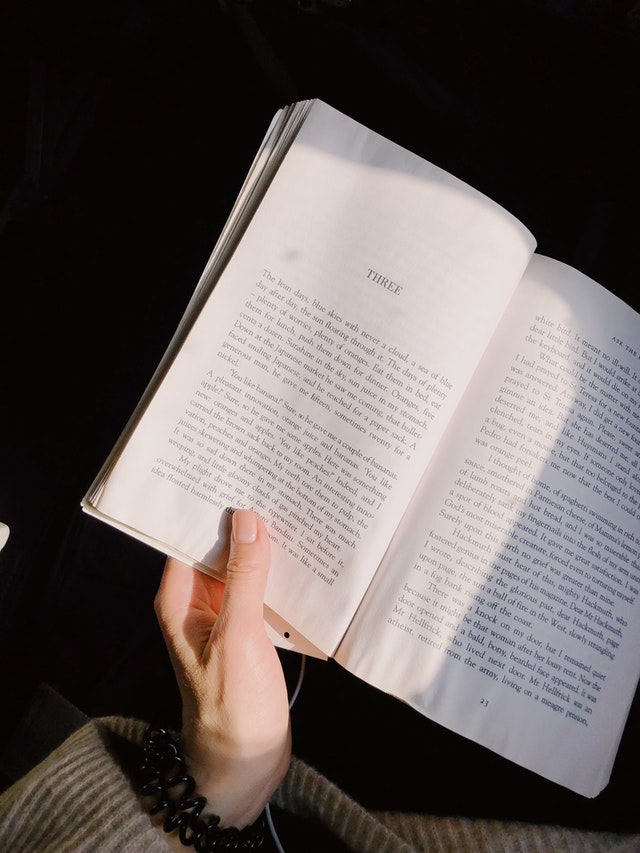
#> input picture 13.Binary/book.jpg, 640 x 853 px, found by its file name
$ python adaptive_threshold.py
#> lines starting #> are read from the running program, lines starting #| are printed output that depends on the picture; after the words box and inside, x2 and y2 are one past the last pixel; in counts of white or black regions, pixels touching at a corner belong together
# 이미지를 작은 영역으로 나누어서 임계치 적용

import cv2
from numpy import block


def empty(pos):
    pass


img = cv2.imread('./13.Binary/book.jpg', cv2.IMREAD_GRAYSCALE)
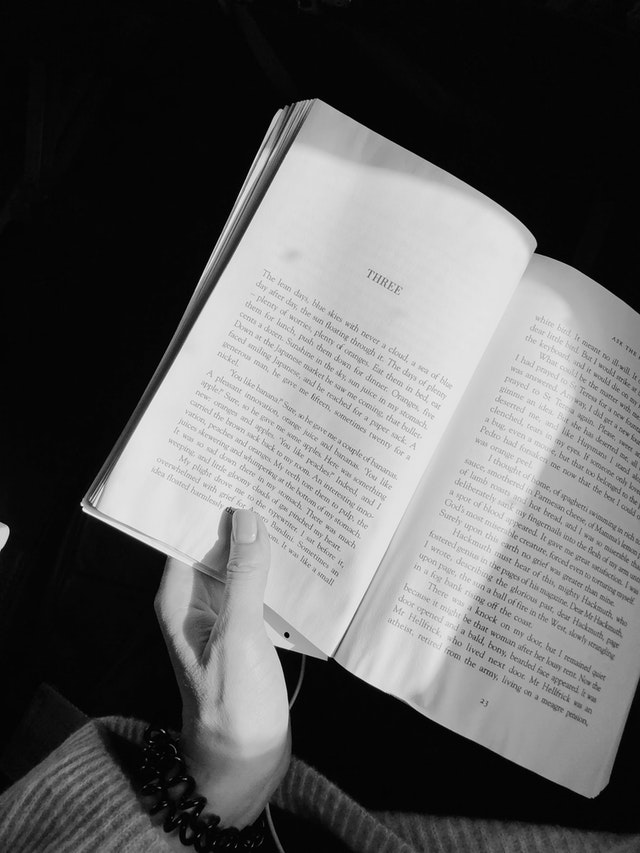
#> img: shape (853, 640); min 0, max 249, mean 94.8


# Trackbar : 값 변화에 따른 변형 확인
name = 'Trackbar'
cv2.namedWindow(name)

cv2.createTrackbar('block_size', name, 25, 100, empty)  # 홀수만 가능, 1보다 큼
cv2.createTrackbar('c', name, 3, 10, empty)  # 일반적으로 양수의 값을 사용
# bar 이름, 창 이름, 초기값, 최대값, 이벤트 처리

while True:
    block_size = cv2.getTrackbarPos('block_size', name)
    c = cv2.getTrackbarPos('c', name)

    if block_size <= 1:
        block_size = 3

    if block_size % 2 == 0:
        block_size += 1
    # bar 이름, 창 이름
    binary = cv2.adaptiveThreshold(
        img, 255, cv2.ADAPTIVE_THRESH_MEAN_C, cv2.THRESH_BINARY, block_size, c)
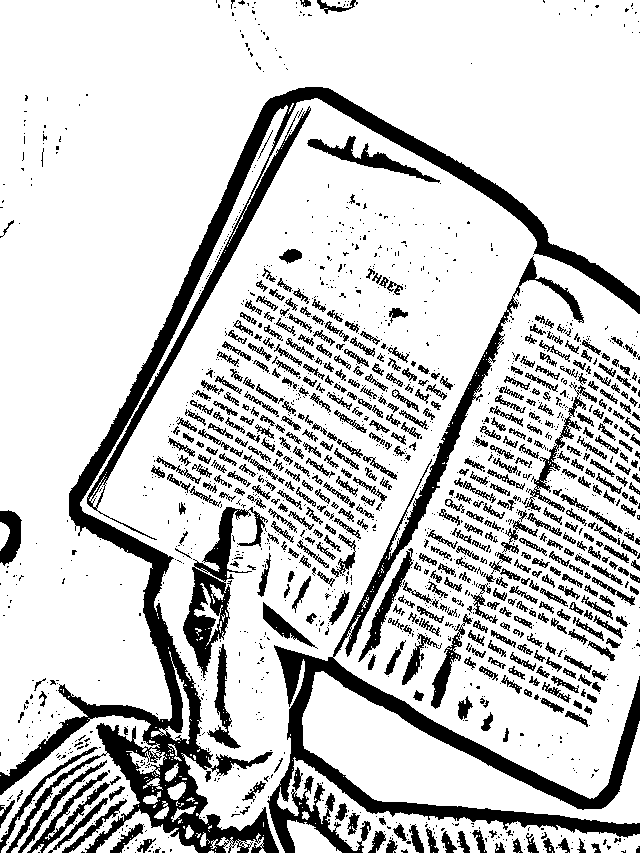
#> binary: shape (853, 640); 80.3% white; 1789 black regions (1251 under 20 px), largest, box (x1, y1, x2, y2) and area: (0, 87, 640, 853) 33068, (267, 256, 640, 853) 20197, (183, 507, 268, 678) 3876

    cv2.imshow(name, binary)
    if cv2.waitKey(1) == ord('q'):
#> (key q is pressed here)
        break

cv2.destroyAllWindows()
